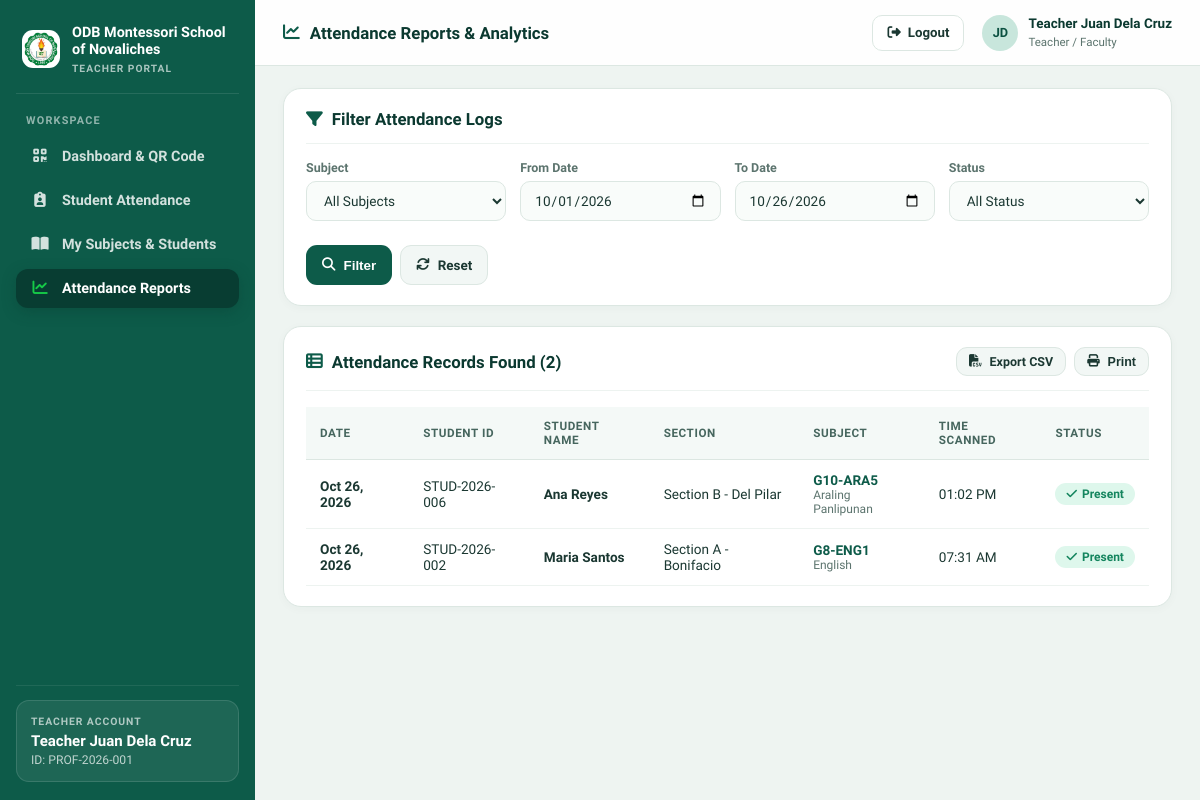
The app's page /professor/reports.php (signed in) with its own data.
### tables this page shows
CREATE TABLE IF NOT EXISTS `attendance` (
    `id` INT AUTO_INCREMENT PRIMARY KEY,
    `student_id` INT NOT NULL,
    `subject_id` INT NOT NULL,
    `date` DATE NOT NULL,
    `time_in` TIME NOT NULL,
    `status` ENUM('Present', 'Late', 'Absent', 'Excused') NOT NULL DEFAULT 'Present',
    `scanned_by` INT NULL COMMENT 'Professor ID who scanned or verified',
    `created_at` TIMESTAMP DEFAULT CURRENT_TIMESTAMP,
    UNIQUE KEY `unique_daily_attendance` (`student_id`, `subject_id`, `date`),
    FOREIGN KEY (`student_id`) REFERENCES `users`(`id`) ON DELETE CASCADE,
    FOREIGN KEY (`subject_id`) REFERENCES `subjects`(`id`) ON DELETE CASCADE
);

CREATE TABLE IF NOT EXISTS `users` (
    `id` INT AUTO_INCREMENT PRIMARY KEY,
    `identifier` VARCHAR(50) NOT NULL UNIQUE COMMENT 'Student ID or Employee ID',
    `name` VARCHAR(100) NOT NULL,
    `first_name` VARCHAR(60) NULL,
    `middle_initial` VARCHAR(10) NULL,
    `last_name` VARCHAR(60) NULL,
    `email` VARCHAR(100) NOT NULL UNIQUE,
    `password` VARCHAR(255) NOT NULL,
    `role` ENUM('student', 'professor', 'admin') NOT NULL DEFAULT 'student',
    `course_section` VARCHAR(50) NULL COMMENT 'e.g. Section A - Bonifacio',
    `grade_level` VARCHAR(50) NULL DEFAULT 'Grade 8',
    `guardian_contact` VARCHAR(50) NULL DEFAULT '+63 917 123 4567',
    `student_subtitle` VARCHAR(50) NULL,
    `status` ENUM('Active', 'Inactive') NOT NULL DEFAULT 'Active',
    `qr_token` VARCHAR(64) NOT NULL UNIQUE COMMENT 'Unique hash used for the QR code',
    `created_at` TIMESTAMP DEFAULT CURRENT_TIMESTAMP
);

CREATE TABLE IF NOT EXISTS `subjects` (
    `id` INT AUTO_INCREMENT PRIMARY KEY,
    `subject_code` VARCHAR(20) NOT NULL,
    `subject_name` VARCHAR(100) NOT NULL,
    `professor_id` INT NULL,
    `grade_level_id` INT NULL,
    `created_at` TIMESTAMP DEFAULT CURRENT_TIMESTAMP,
    FOREIGN KEY (`professor_id`) REFERENCES `users`(`id`) ON DELETE SET NULL,
    FOREIGN KEY (`grade_level_id`) REFERENCES `grade_levels`(`id`) ON DELETE SET NULL
);

### config/auth_check.php (called while the page is built, shortened)
<?php
function is_logged_in() {
    return isset($_SESSION['user_id']) && !empty($_SESSION['user_id']);
}
function current_user() {
    return [
        'id'             => $_SESSION['user_id'] ?? null,
        'identifier'     => $_SESSION['user_identifier'] ?? null,
        'name'           => $_SESSION['user_name'] ?? null,
        'email'          => $_SESSION['user_email'] ?? null,
        'role'           => $_SESSION['user_role'] ?? null,
        'course_section' => $_SESSION['course_section'] ?? null,
        'qr_token'       => $_SESSION['qr_token'] ?? null
    ];
}

### professor/reports.php (the view, shortened to what this page needs)
<?php
require_once __DIR__ . '/../config/auth_check.php';
$user = current_user();
$pdo = get_db_connection();
$prof_id = $user['id'];
$start_date     = trim($_GET['start_date'] ?? date('Y-m-01'));
$end_date       = trim($_GET['end_date'] ?? date('Y-m-d'));
$status_filter  = trim($_GET['status'] ?? 'all');
$query = "
    SELECT a.*, u.name as student_name, u.identifier as student_id_number, u.course_section,
           s.subject_code, s.subject_name
    FROM attendance a
    JOIN users u ON a.student_id = u.id
    JOIN subjects s ON a.subject_id = s.id
    WHERE a.scanned_by = :prof_id
      AND a.date BETWEEN :start_date AND :end_date
";
$params = [
    ':prof_id'    => $prof_id,
    ':start_date' => $start_date,
    ':end_date'   => $end_date
];
$query .= " ORDER BY a.date DESC, a.time_in DESC";
$stmt = $pdo->prepare($query);
$stmt->execute($params);
$attendanceRecords = $stmt->fetchAll();
$profDisplayName = preg_replace('/^Prof\.?\s+/i', 'Teacher ', trim($user['name'] ?? 'Teacher'));
$profParts = preg_split('/\s+/', trim(str_replace(['Teacher', 'Prof.', 'Mr.', 'Ms.', 'Mrs.', "Ma'am", 'Sir'], '', $profDisplayName)));
$profParts = array_values(array_filter($profParts));
$profInitials = count($profParts) >= 2
    ? strtoupper(substr($profParts[0], 0, 1) . substr($profParts[1], 0, 1))
    : strtoupper(substr($profParts[0] ?? 'TC', 0, 2));
?>
<!DOCTYPE html>
<html lang="en">
<head>
    <link rel="stylesheet" href="https://cdnjs.cloudflare.com/ajax/libs/font-awesome/6.4.0/css/all.min.css">
</head>
<body>
<div class="layout-shell">
    <aside class="sidebar">
        <div class="brand-box">
            <div class="brand-icon" style="background:#ffffff;padding:2px;"><img src="../assets/images/logo.png" alt="School Logo" style="width:100%;height:100%;object-fit:contain;border-radius:50%;"></div>
            <div>
                <div class="brand-title">ODB Montessori School of Novaliches</div>
                <span class="brand-sub">Teacher Portal</span>
            </div>
        </div>
        <div class="nav-section-title">Workspace</div>
        <nav class="sidebar-nav">
            <a href="dashboard.php" class="nav-link">
                <i class="fa-solid fa-qrcode"></i>
                <span>Dashboard &amp; QR Code</span>
            </a>
            <a href="manual_attendance.php" class="nav-link">
                <i class="fa-solid fa-clipboard-user"></i>
                <span>Student Attendance</span>
            </a>
            <a href="subjects.php" class="nav-link">
                <i class="fa-solid fa-book-open"></i>
                <span>My Subjects &amp; Students</span>
            </a>
            <a href="reports.php" class="nav-link active">
                <i class="fa-solid fa-chart-line"></i>
                <span>Attendance Reports</span>
            </a>
        </nav>
        <div class="sidebar-footer">
            <div class="prof-card">
                <small>Teacher Account</small>
                <strong><?= htmlspecialchars($profDisplayName) ?></strong>
                <div style="font-size:0.76rem;color:rgba(255,255,255,0.72);margin-top:3px;">ID: <?= htmlspecialchars($user['identifier']) ?></div>
            </div>
        </div>
    </aside>
    <div class="main-panel">
        <header class="top-header">
            <div class="top-header-title">
                <i class="fa-solid fa-chart-line" style="color:var(--primary);"></i>
                <span>Attendance Reports &amp; Analytics</span>
            </div>
            <div class="top-header-actions">
                <a href="../logout.php" class="btn-logout">
                    <i class="fa-solid fa-right-from-bracket"></i>
                    <span>Logout</span>
                </a>
                <div class="profile-pill">
                    <div class="avatar-circle"><?= htmlspecialchars($profInitials) ?></div>
                    <div class="profile-meta">
                        <strong><?= htmlspecialchars($profDisplayName) ?></strong>
                        <small>Teacher / Faculty</small>
                    </div>
                </div>
            </div>
        </header>
        <main class="content-container">
            <div class="card">
                <div class="card-header">
                    <div class="card-title"><i class="fa-solid fa-filter" style="color: var(--primary);"></i> Filter Attendance Logs</div>
                </div>
                <form action="reports.php" method="GET">
                    <div style="display:grid;grid-template-columns:repeat(auto-fit, minmax(200px, 1fr));gap:14px;align-items:flex-end;">
                        <div class="form-group">
                            <label class="form-label" for="subject_id">Subject</label>
                            <select id="subject_id" name="subject_id" class="form-control">
                                <option value="0">All Subjects</option>
                            </select>
                        </div>
                        <div class="form-group">
                            <label class="form-label" for="start_date">From Date</label>
                            <input type="date" id="start_date" name="start_date" class="form-control" value="<?= htmlspecialchars($start_date) ?>">
                        </div>
                        <div class="form-group">
                            <label class="form-label" for="end_date">To Date</label>
                            <input type="date" id="end_date" name="end_date" class="form-control" value="<?= htmlspecialchars($end_date) ?>">
                        </div>
                        <div class="form-group">
                            <label class="form-label" for="status">Status</label>
                            <select id="status" name="status" class="form-control">
                                <option value="all" <?= $status_filter === 'all' ? 'selected' : '' ?>>All Status</option>
                            </select>
                        </div>
                        <div style="display:flex;gap:8px;">
                            <button type="submit" class="btn btn-primary" style="height:40px;">
                                <i class="fa-solid fa-magnifying-glass"></i> Filter
                            </button>
                            <a href="reports.php" class="btn btn-secondary" style="height:40px;">
                                <i class="fa-solid fa-arrows-rotate"></i> Reset
                            </a>
                        </div>
                    </div>
                </form>
            </div>
            <div class="card">
                <div class="card-header">
                    <div class="card-title">
                        <i class="fa-solid fa-table-list" style="color: var(--primary);"></i>
                        Attendance Records Found (<?= count($attendanceRecords) ?>)
                    </div>
                    <?php if (!empty($attendanceRecords)): ?>
                        <div style="display:flex;gap:8px;">
                            <a href="reports.php?<?= http_build_query(array_merge($_GET, ['export' => 'csv'])) ?>" class="btn btn-secondary" style="padding:6px 12px;font-size:0.78rem;">
                                <i class="fa-solid fa-file-csv"></i> Export CSV
                            </a>
                            <button onclick="window.print()" class="btn btn-secondary" style="padding:6px 12px;font-size:0.78rem;">
                                <i class="fa-solid fa-print"></i> Print
                            </button>
                        </div>
                    <?php endif; ?>
                </div>
                <?php if (empty($attendanceRecords)): ?>
                    <div style="text-align: center; padding: 2.5rem; color: var(--ink-muted);">
                        <i class="fa-solid fa-clipboard-question" style="font-size: 2.2rem; margin-bottom: 0.5rem; opacity: 0.4;"></i>
                        <p>No attendance records match the selected date and filters.</p>
                    </div>
                <?php else: ?>
                    <div style="overflow-x:auto;">
                        <table class="clean-table">
                            <thead>
                                <tr>
                                    <th>Date</th>
                                    <th>Student ID</th>
                                    <th>Student Name</th>
                                    <th>Section</th>
                                    <th>Subject</th>
                                    <th>Time Scanned</th>
                                    <th>Status</th>
                                </tr>
                            </thead>
                            <tbody>
                                <?php foreach ($attendanceRecords as $row):
                                    $stLower = strtolower($row['status']);
                                    $stBadge = $stLower === 'present' ? 'present' : ($stLower === 'late' ? 'late' : ($stLower === 'absent' ? 'absent' : 'excused'));
                                ?>
                                    <tr>
                                        <td><strong><?= date('M d, Y', strtotime($row['date'])) ?></strong></td>
                                        <td><?= htmlspecialchars($row['student_id_number']) ?></td>
                                        <td><strong><?= htmlspecialchars($row['student_name']) ?></strong></td>
                                        <td><?= htmlspecialchars($row['course_section'] ?: 'Section A - Bonifacio') ?></td>
                                        <td>
                                            <span style="font-weight:700;color:var(--primary);"><?= htmlspecialchars($row['subject_code']) ?></span>
                                            <div style="font-size:0.75rem;color:var(--ink-muted);"><?= htmlspecialchars($row['subject_name']) ?></div>
                                        </td>
                                        <td><?= date('h:i A', strtotime($row['time_in'])) ?></td>
                                        <td>
                                            <span class="status-badge <?= $stBadge ?>">
                                                <i class="fa-solid <?= $stBadge === 'present' ? 'fa-check' : ($stBadge === 'late' ? 'fa-clock' : 'fa-xmark') ?>"></i>
                                                <?= htmlspecialchars($row['status']) ?>
                                            </span>
                                        </td>
                                    </tr>
                                <?php endforeach; ?>
                            </tbody>
                        </table>
                    </div>
                <?php endif; ?>
            </div>
        </main>
    </div>
</div>
</body>
</html>

### records on screen
attendance: date "Oct 26, 2026", student.identifier "STUD-2026-006", student.name "Ana Reyes", student.course_section "Section B - Del Pilar", subject.subject_code "G10-ARA5", subject.subject_name "Araling Panlipunan", time_in "01:02 PM", status "Present"
attendance: date "Oct 26, 2026", student.identifier "STUD-2026-002", student.name "Maria Santos", student.course_section "Section A - Bonifacio", subject.subject_code "G8-ENG1", subject.subject_name "English", time_in "07:31 AM", status "Present"

### other values on screen
$profDisplayName "Teacher Juan Dela Cruz"
$user['identifier'] "PROF-2026-001"
$profInitials "JD"
count($attendanceRecords) "2"
